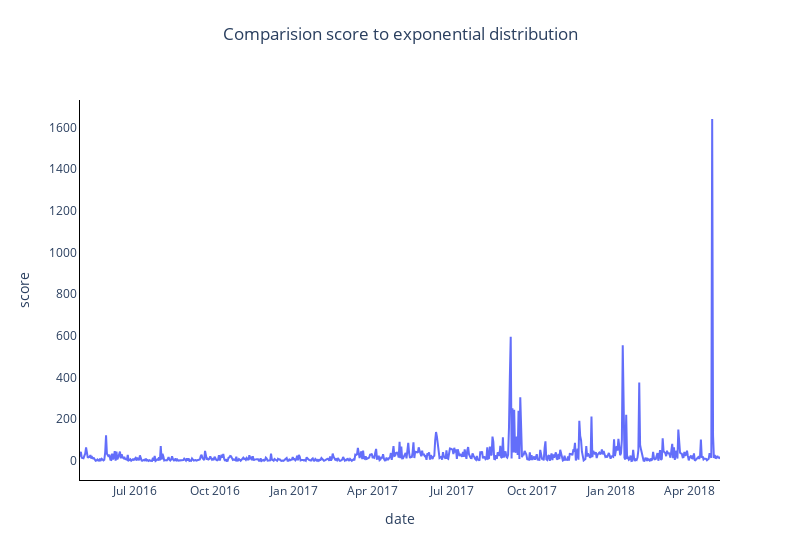

Source (notebook cell):
### Code cell
fig = go.Figure()
 

# Add a line trace
fig.add_trace(go.Scatter(x=df_sliding['window_start'], y=df_sliding['score'], mode='lines', name='Line'))



# Customize the layout
fig.update_layout(
    title=dict(
        text='Comparision score to exponential distribution',  # Set the title here
        x=0.5,  # Center the title horizontally (0.5 means middle)
        y=0.95,  # Adjust the vertical position as needed (0.95 is near the top)
    ),
    xaxis=dict(title='date'),
    yaxis=dict(title='score'),
    paper_bgcolor='white',  # Set the background color to white
    plot_bgcolor='white',   # Set the plot area background color to white
    width=800
    
)

fig.update_xaxes(linecolor='black')
fig.update_yaxes(linecolor='black')
fig.update_traces(showlegend=False)
# Show the plot
fig.show()
fig.write_image(file_path+"comparison"+network_name+"_"+str(window_size)+".png",engine='kaleido')

### Figure 1 — Plotly figure (JSON) as saved in the notebook; plotly's stock layout.template omitted (floating-point values rounded to 4 significant figures; data arrays with more than 128 entries replaced by an {"elided": "..."} marker saying what was removed)
{"data": [{"mode": "lines", "name": "Line", "showlegend": false, "type": "scatter", "x": {"elided": "738 str values"}, "y": {"elided": "738 float values"}}], "layout": {"paper_bgcolor": "white", "plot_bgcolor": "white", "title": {"text": "Comparision score to exponential distribution", "x": 0.5, "y": 0.95}, "width": 800, "xaxis": {"linecolor": "black", "title": {"text": "date"}}, "yaxis": {"linecolor": "black", "title": {"text": "score"}}}}
